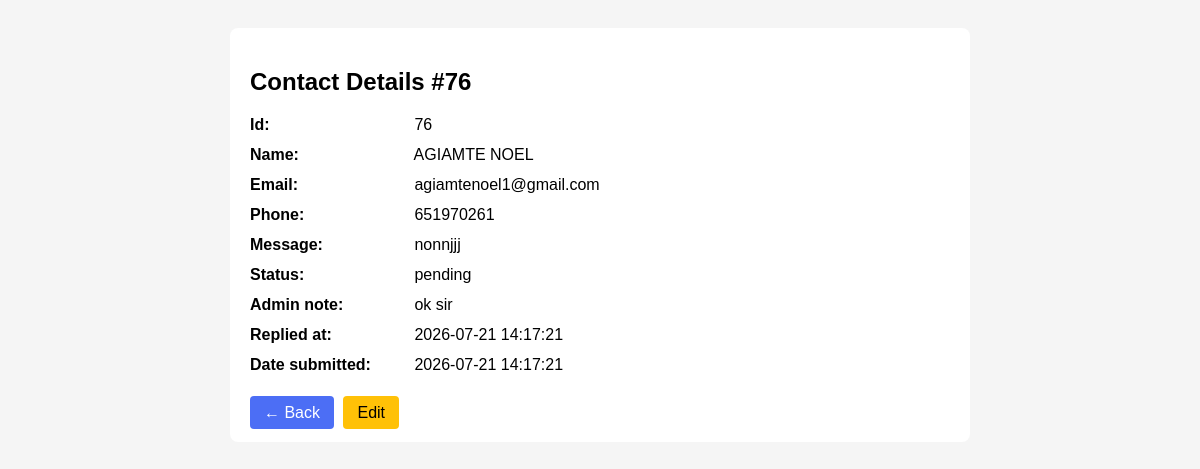
The app's page /contact_details.php?id=76 with its own data.
### tables this page shows
CREATE TABLE `contacts` (
  `id` int(11) NOT NULL,
  `name` varchar(100) NOT NULL,
  `email` varchar(50) DEFAULT NULL,
  `phone` varchar(50) NOT NULL,
  `message` text DEFAULT NULL,
  `status` varchar(20) NOT NULL DEFAULT 'pending',
  `admin_note` text DEFAULT NULL,
  `replied_at` datetime DEFAULT NULL,
  `date_submitted` datetime DEFAULT current_timestamp()
);

### contact_details.php (the view, shortened to what this page needs)
<?php
include 'config.php';
$id = $_GET['id'] ?? 0;
$res = $conn->query("SELECT * FROM contacts WHERE id=$id");
$contact = $res->fetch_assoc();
?>
<!DOCTYPE html>
<html>
<head><title>Details</title>
</head>
<body>
<div class="card">
<h2>Contact Details #<?= $contact['id'] ?></h2>
<?php foreach($contact as $key => $val): ?>
<div class="row"><span class="label"><?= ucfirst(str_replace('_',' ',$key)) ?>:</span> <?= nl2br(htmlspecialchars($val)) ?></div>
<?php endforeach; ?>
<br>
<a href="contacts.php" class="btn">← Back</a>
<a href="contacts.php?action=edit&id=<?= $contact['id'] ?>" class="btn" style="background:#ffc107; color:#000;">Edit</a>
</div>
</body>
</html>

### contact_details.php (style rules this page uses)
body { font-family:Arial; padding:20px; background:#f5f5f5; }
.card { background:#fff; padding:20px; border-radius:8px; max-width:700px; margin:auto; }
.row { margin-bottom:12px; }
.label { font-weight:bold; width:160px; display:inline-block; }
.btn { padding:8px 14px; background:#4c6ef5; color:#fff; text-decoration:none; border-radius:4px; margin-right:5px; }

### records on screen
contacts: id "76", name "AGIAMTE NOEL", email "agiamtenoel1@gmail.com", phone "651970261", message "nonnjjj", status "pending", admin_note "ok sir", replied_at "2026-07-21 14:17:21", date_submitted "2026-07-21 14:17:21"

### other values on screen
str_replace('_',' ',$key) "Id"
str_replace('_',' ',$key) "Name"
str_replace('_',' ',$key) "Email"
str_replace('_',' ',$key) "Phone"
str_replace('_',' ',$key) "Message"
str_replace('_',' ',$key) "Status"
str_replace('_',' ',$key) "Admin note"
str_replace('_',' ',$key) "Replied at"
str_replace('_',' ',$key) "Date submitted"
